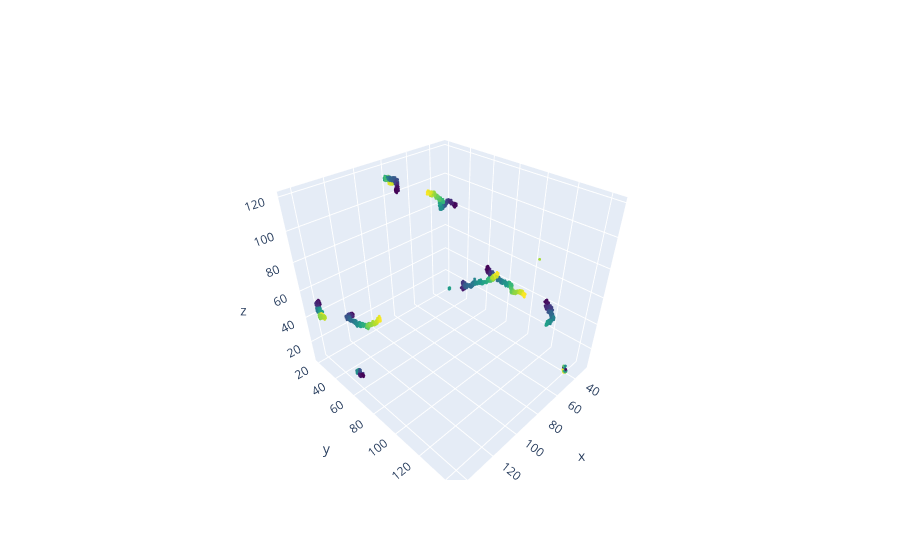
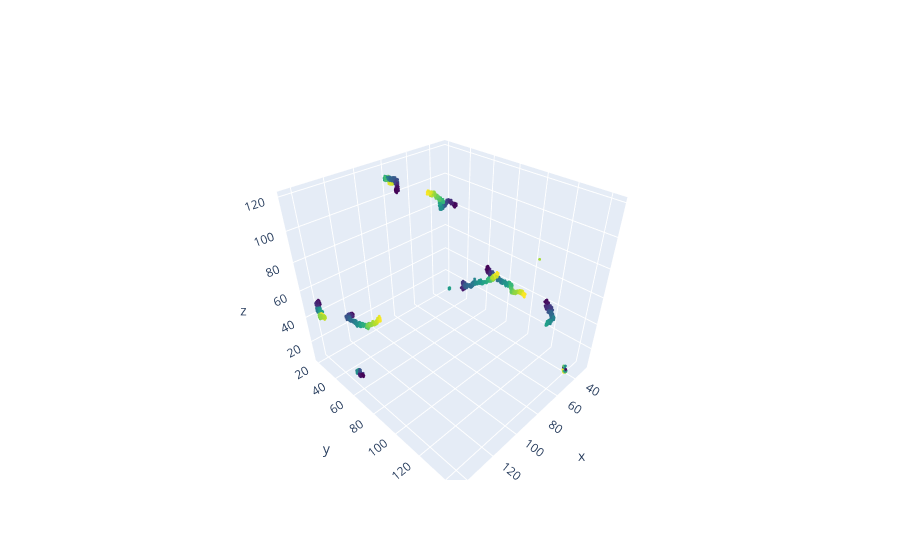

Notebook code for these charts, in order:
### Code cell
#%% Plot with plotly.graph_objects
import easygui as gui
import pandas as pd
import plotly.graph_objects as go
from plotly.offline import plot, iplot, init_notebook_mode

#init_notebook_mode(connected=True) 

# # To plot csv files
#PATH = gui.fileopenbox(default='/media/erick/NuevoVol/LINUX_LAP/PhD/', filetypes='.csv')
#POSITIONS = pd.read_csv(PATH)
POSITIONS = data[1]

fig = go.Figure(data=[go.Scatter3d(
    x=POSITIONS['X'], 
    y=POSITIONS['Y'], 
    z=POSITIONS['Z'],
    mode='markers', 
    marker=dict(
        size=1,
        color=POSITIONS['FRAME'].values,
        colorscale='Viridis'
        ),
    hovertext=['X+Y+Z+FRAME'],
    hoverinfo='all'
    
)])


#fig['layout']['scene']['aspectmode'] =  'cube'
fig.show()
iplot(fig)     # To show externatlly

### Figure 1 — Plotly figure (JSON) as saved in the notebook; plotly's stock layout.template omitted (floating-point values rounded to 4 significant figures; data arrays with more than 128 entries replaced by an {"elided": "..."} marker saying what was removed)
{"data": [{"hoverinfo": "all", "hovertext": ["X+Y+Z+FRAME"], "marker": {"color": {"elided": "7527 int values"}, "colorscale": [[0, "#440154"], [0.1111, "#482878"], [0.2222, "#3e4989"], [0.3333, "#31688e"], [0.4444, "#26828e"], [0.5556, "#1f9e89"], [0.6667, "#35b779"], [0.7778, "#6ece58"], [0.8889, "#b5de2b"], [1, "#fde725"]], "size": 1}, "mode": "markers", "type": "scatter3d", "x": {"elided": "7527 float values"}, "y": {"elided": "7527 float values"}, "z": {"elided": "7527 float values"}}], "layout": {"autosize": true, "scene": {"aspectmode": "auto", "aspectratio": {"x": 0.9808, "y": 1.059, "z": 0.9628}}}}

### Figure 2 — Plotly figure (JSON) as saved in the notebook; plotly's stock layout.template omitted (floating-point values rounded to 4 significant figures; data arrays with more than 128 entries replaced by an {"elided": "..."} marker saying what was removed)
{"data": [{"hoverinfo": "all", "hovertext": ["X+Y+Z+FRAME"], "marker": {"color": {"elided": "7527 int values"}, "colorscale": [[0, "#440154"], [0.1111, "#482878"], [0.2222, "#3e4989"], [0.3333, "#31688e"], [0.4444, "#26828e"], [0.5556, "#1f9e89"], [0.6667, "#35b779"], [0.7778, "#6ece58"], [0.8889, "#b5de2b"], [1, "#fde725"]], "size": 1}, "mode": "markers", "type": "scatter3d", "x": {"elided": "7527 float values"}, "y": {"elided": "7527 float values"}, "z": {"elided": "7527 float values"}}], "layout": {"autosize": true, "scene": {"aspectmode": "auto", "aspectratio": {"x": 0.9808, "y": 1.059, "z": 0.9628}}}}
